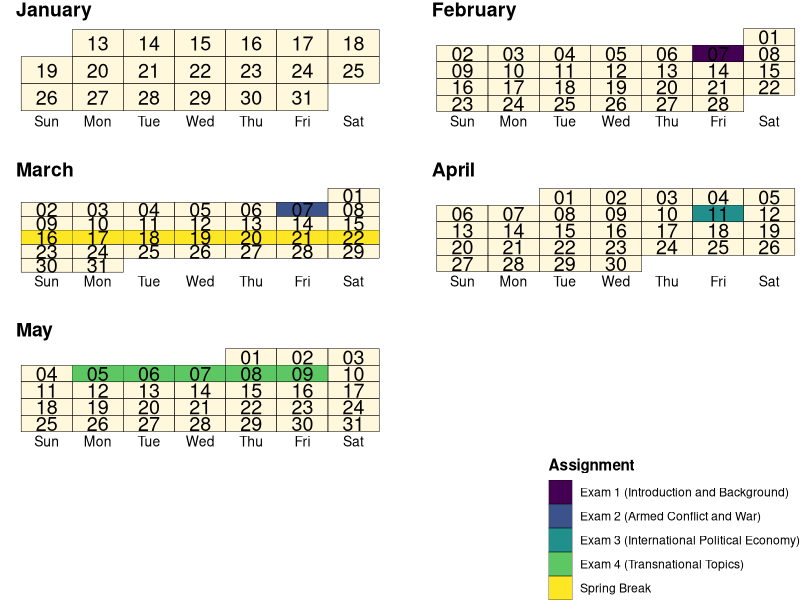

Generate this figure with R:
## ---- chunk 1
knitr::opts_chunk$set(echo = TRUE)

mon <- as.Date("2025-01-13")

advdate <- function(obj, adv){
  tmon <- obj + 7*(adv - 1)
  tfri <- obj + 4 + 7*(adv - 1)
  tmon <- format(tmon, format = "%m/%d")
  tfri <- format(tfri, format = "%m/%d")
  zadv <- sprintf("%02d", adv)
  tmp <- paste("Week ", zadv, sep = '', ", ", tmon, " -- ", tfri)
  return(tmp)
}

## ---- chunk 2

library(ggplot2)
library(tidyverse)
# Create base data frame
dfr <- data.frame(date=seq(as.Date('2025-01-13'), as.Date('2025-05-31'), by = 1)) %>% 
  mutate(day = factor(strftime(date, format="%a"), levels=c("Sun","Mon","Tue","Wed","Thu","Fri","Sat")),
         week = factor(strftime(date, format="%U")),
         month = factor(strftime(date, format="%B"),levels=c("January","February","March", "April", "May")),
         ddate = factor(strftime(date, format="%d")),
         comment = case_when(
           date == as.Date("2025-02-07") ~ "Exam 1 (Introduction and Background)",
           date == as.Date("2025-03-07") ~ "Exam 2 (Armed Conflict and War)",
           date == as.Date("2025-04-11") ~ "Exam 3 (International Political Economy)",
           date >= as.Date("2025-05-05") & date <=as.Date("2025-05-09") ~ "Exam 4 (Transnational Topics)",
           date >= as.Date("2025-03-16") & date <= as.Date("2025-03-22") ~ "Spring Break"
         ),
         week = as.numeric(week))



ggplot(dfr, aes(x = day, y = reorder(week, -week), fill = comment)) +
  geom_tile(color = "black", fill = "cornsilk1", size = 0.1) +
  geom_tile(color = "black", size = 0.1) +
  geom_text(aes(label = ddate), size = 5) +
  facet_wrap(. ~ month, scales = "free", ncol = 2) +
  #ghibli::scale_fill_ghibli_d("PonyoMedium") +
  viridis::scale_fill_viridis(discrete = TRUE, na.translate = FALSE) +
  theme_void() +
  theme(legend.position = "bottom",
        legend.direction = "vertical",
        legend.justification = "right",
        axis.text.x = element_text(size = 10, color = "black"),
        axis.text.y = element_text(size = 10, color = "white"),
        strip.text.x = element_text(size = 14, face = "bold", hjust = 0, margin = margin(b = 0.2, unit = "cm")),
        title = element_text(face = "bold"),
        panel.spacing = unit(0.8, "cm")) +
  guides(fill=guide_legend(ncol=1)) +
  labs(x = "Weekday",
       y = "Week #",
       fill = "Assignment")
